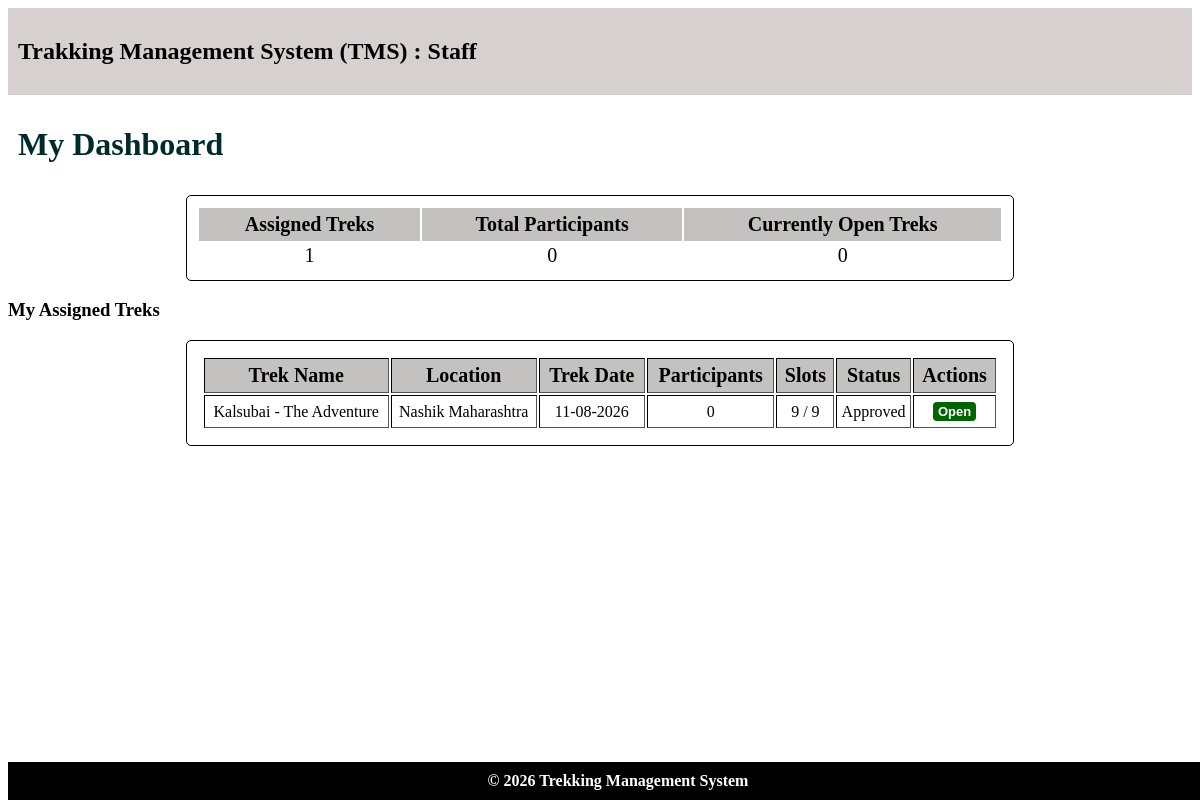
The page /staff/5 on the database as committed earlier.
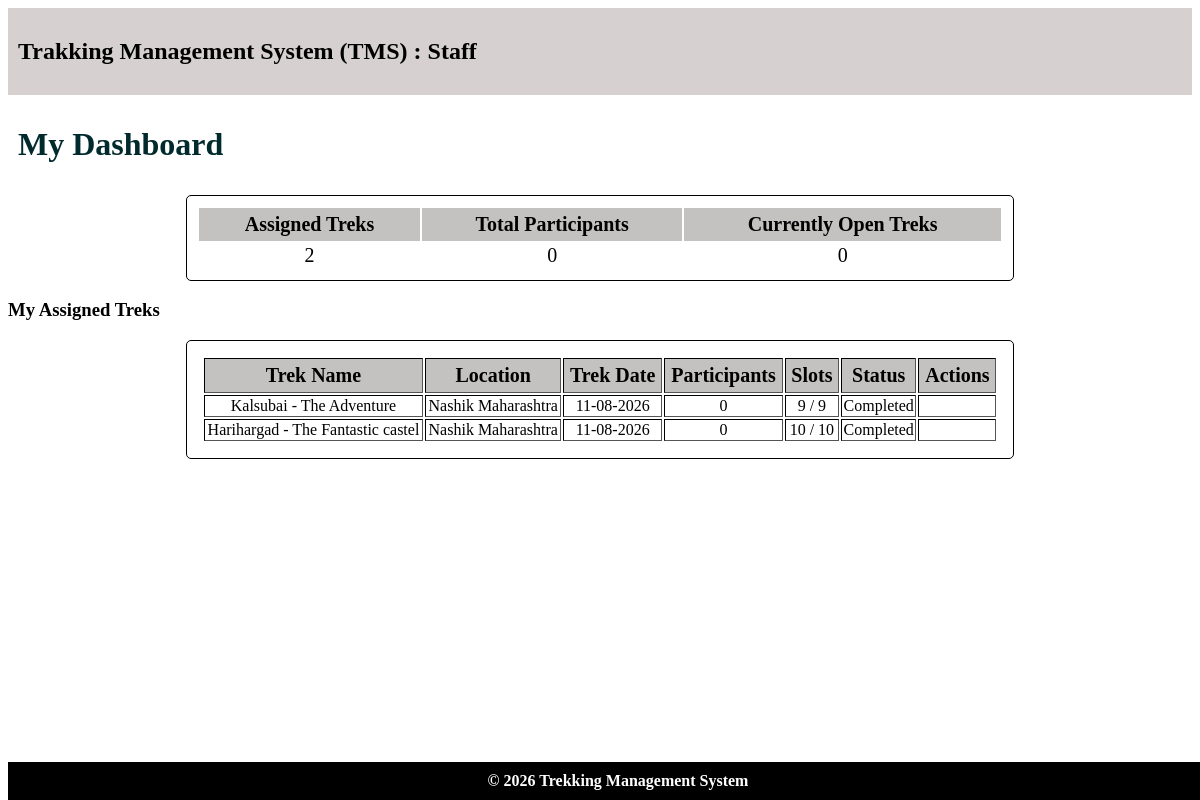
The same page on the database as committed later.
### models.py (models this page shows)
class Treks(db.Model):
    __tablename__ = "treks"
    trek_id = db.Column(db.Integer,primary_key=True)
    trek_name = db.Column(db.String, nullable=False)
    location = db.Column(db.String, nullable=False)
    duration_days = db.Column(db.Integer,nullable=False)
    total_slots = db.Column(db.Integer,nullable=False)
    avail_slots = db.Column(db.Integer,nullable=False)
    staff_id = db.Column(db.Integer,db.ForeignKey("staff_profiles.staff_id"),nullable=True)
    difficulty = db.Column(db.Integer,nullable=False, default=0)    # 0 = Easy, 1 = Moderate, 2 = Hard
    trek_status = db.Column(db.Integer,nullable=False,default=0)    # 0 = Pending, 1 = Approved, 2 = Open, 3 = Closed, 4 = Completed
    start_date = db.Column(db.Date,nullable=False)
    end_date = db.Column(db.Date, nullable=False)
    description = db.Column(db.String,nullable=False)
    bookings = db.relationship(
        "Bookings",
        cascade="all, delete",
        backref="treks"
    )

### controller.py (the view)
@app.route("/staff/<int:staff_id>")
def staff_dashboard(staff_id):
    staff = db.session.query(Staff_Profiles).filter(Staff_Profiles.staff_id == staff_id).first()
    if not staff:
        return "Staff not found."
    assigned_treks = db.session.query(Treks).filter(Treks.staff_id == staff_id,Treks.trek_status.in_([1,2,3,4])).all()
    assigned_count = len(assigned_treks)
    open_count = db.session.query(Treks).filter(Treks.staff_id == staff_id,Treks.trek_status == 2).count()
    total_participants = 0
    for trek in assigned_treks:
        total_participants += (trek.total_slots - trek.avail_slots)
    return render_template(
        "staff_dashboard.html",staff=staff,
        assigned_treks=assigned_treks,assigned_count=assigned_count,
        open_count=open_count,total_participants=total_participants)

### templates/staff_dashboard.html (shortened to what this page needs)
<!DOCTYPE html>
<html lang="en">
<head>
    <link rel="stylesheet" href="/static/main.css">
</head>
<body>
    <header>
        <h2>Trakking Management System (TMS) : Staff</h2>
    </header>
    <main>
        <h1>My Dashboard</h1>
        <table class="Dashboard">
            <tr><th>Assigned Treks</th><th>Total Participants</th><th>Currently Open Treks</th></tr>
            <tr><td>{{ assigned_count }}</td>
                <td>{{ total_participants }}</td>
                <td>{{ open_count }}</td></tr>
        </table>
        <h3>My Assigned Treks</h3>
        <table class="normal" border="1">
            <tr><th>Trek Name</th> <th>Location</th>   <th>Trek Date</th>   <th>Participants</th>   <th>Slots</th>   <th>Status</th>   <th>Actions</th></tr>
            {% for trek in assigned_treks %}
            <tr><td>{{ trek.trek_name }}</td>
                <td>{{ trek.location }}</td>
                <td>{{ trek.start_date.strftime('%d-%m-%Y') }}</td>
                <td>{{ trek.total_slots - trek.avail_slots }}</td>
                <td>{{ trek.avail_slots }} / {{ trek.total_slots }}</td>
                <td>
                    {% if trek.trek_status == 1 %}
                        Approved
                    {% elif trek.trek_status == 2 %}
                        Open
                    {% elif trek.trek_status == 3 %}
                        Closed
                    {% elif trek.trek_status == 4 %}
                        Completed
                    {% endif %}
                </td>
                <td>
                    {% if trek.trek_status==1 %}
                    <a href="{{ url_for('open_trek',trek_id=trek.trek_id,staff_id=staff.staff_id) }}"
                    class="btn-link btn-done">Open</a>
                    {% elif trek.trek_status in [2,3] %}
                    <a href="{{ url_for('staff_trek',trek_id=trek.trek_id, staff_id= staff.staff_id) }}"
                    class="btn-link">Manage</a>
                    {% endif %}
                </td>
            </tr>
            {% else %}
            <tr>
                <td colspan="7">No approved treks assigned to you till now!</td>
            </tr>
            {% endfor %}
        </table>
    </main>
    <footer>© 2026 Trekking Management System</footer>
</body>
</html>

Rows that differ between the two databases and show on the page:
changed Treks "Kalsubai - The Adventure": trek_status "Approved Open" → "Completed"
added Treks: trek_name "Harihargad - The Fantastic castel", location "Nashik Maharashtra", start_date "11-08-2026", trek.total_slots-trek.avail_slots "0", avail_slots "10", total_slots "10", trek_status "Completed"
Other text that changed with them:
{{ assigned_count }}: "1" → "2"
